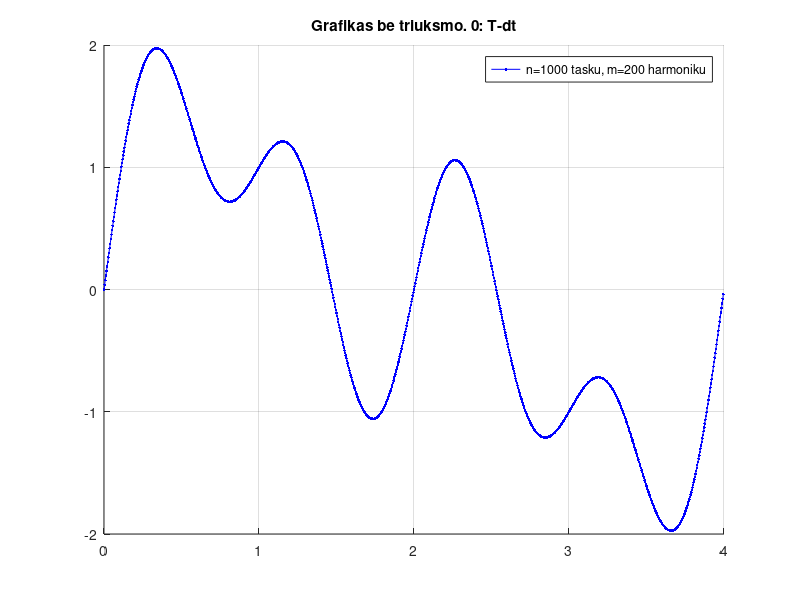
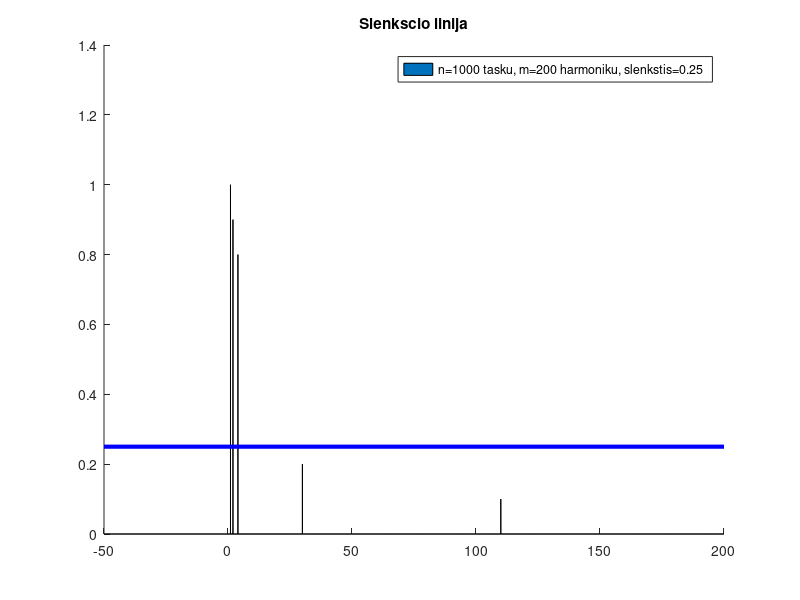
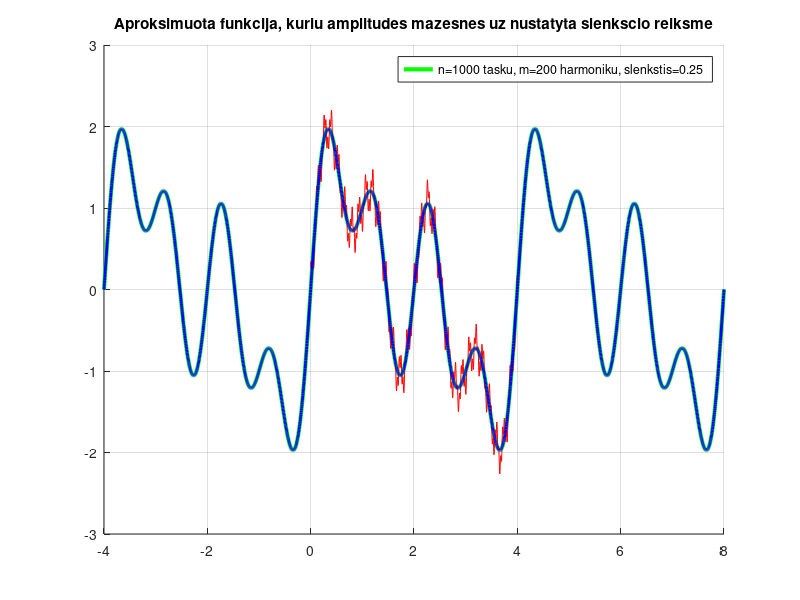
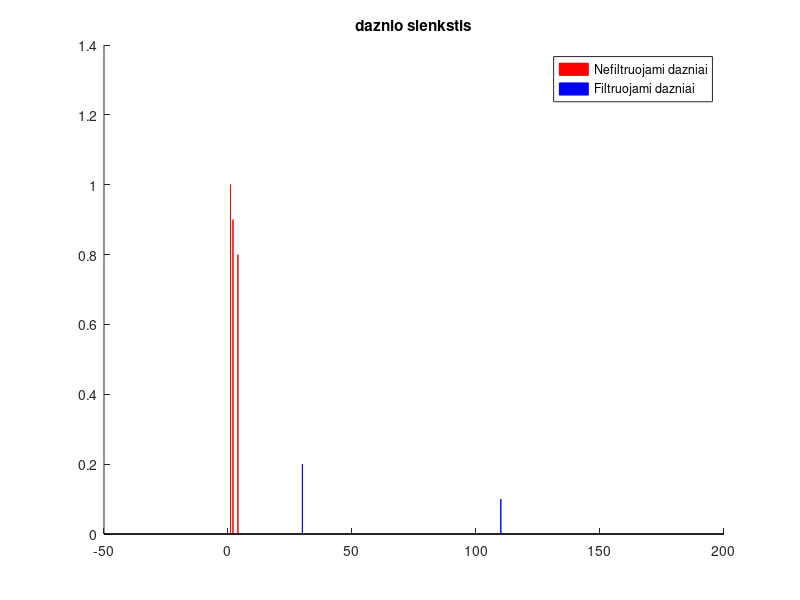

MATLAB code for these plots, in order:
function L2_1_Furje
clc,close all,clear all
n=1000; % tasku skaicius
m=200;
M=2*m-1;    % m - harmoniku skaicius,M -koeficientu skaicius
if M > n, '*********per didelis harmoniku skaicius';end
T=4;		%periodas
slenkstis=0.25 ; % harmoniku amplitudziu slenkstis triuksmu filtravimu
dt=T/n;
N=1000; % vaizdavimo tasku skaicius
dttt=T/N;

t=[0:dt:T-dt];
ttt=[-T:dttt:2*T];

fff=fnk(T,t); % apskaiciuojame ir pavaizduojame duota tasku seka 
fffg=fnk2(T,t);
fff2=fnk2(T,ttt);

    figure(1),hold on,grid on, plot(t,fffg,'b.-'); 
    title('Grafikas be triuksmo. 0: T-dt')
    legend(sprintf('n=%d tasku, m=%d harmoniku',n,m))
    
    figure(7),hold on,grid on,plot(t,fff,'b.-','MarkerSize',8);
    title('Grafikas su triuksmu. 0:T-dt')
    legend(sprintf('n=%d tasku, m=%d harmoniku',n,m))
    
ac0=dot(fff,fC(0,T,t))/n;
for i=1:m-1
    ac(i)=dot(fff,fC(i,T,t))*2/n;
    as(i)=dot(fff,fS(i,T,t))*2/n;
end

figure(2),hold on
bar(0:m-1,[ac0,sqrt(ac.^2+as.^2)],0.01)
xx=axis; 
plot([xx(1),xx(2)],slenkstis*[1 1],'b-','LineWidth',3); % braizo slenkscio linija
title('Slenkscio linija')
legend(sprintf('n=%d tasku, m=%d harmoniku, slenkstis=%g ',n,m,slenkstis))


fffz=ac0*fC(0,T,ttt)
frequencies=[1:m-1];
for i=frequencies
    if sqrt(ac(i)^2+as(i)^2) > slenkstis
        fffz=fffz+ac(i)*fC(i,T,ttt)+as(i)*fS(i,T,ttt);    
    end
end

figure(3),hold on,grid on, plot(ttt,fffz,'g-','LineWidth',3);
plot(t,fff,'r-');
plot(ttt,fff2,'b-','LineWidth',2);
title('Aproksimuota funkcija, kuriu amplitudes mazesnes uz nustatyta slenkscio reiksme')
legend(sprintf('n=%d tasku, m=%d harmoniku, slenkstis=%g ',n,m,slenkstis))
%--------------------------------------------------------------------------
Y = fft(fnk(T,t))
Pyy = sqrt(Y.* conj(Y));
filt = 20;  %daznis filtravimui
ind=Pyy<filt;
Y(ind)=0;
yt=ifft(Y);
%--------------------------------------------------------------------------
for i=1:filt
    ac_daz(i)=dot(fff,fC(i,T,t))*2/n;
    as_daz(i)=dot(fff,fS(i,T,t))*2/n;
end
for i=1:m-1-filt-1
    ac_daz1(i)=dot(fff,fC(i+1+filt,T,t))*2/n;
    as_daz1(i)=dot(fff,fS(i+1+filt,T,t))*2/n;
end

figure(5),title('daznio slenkstis'),hold on
    bar(0:filt,[ac0,sqrt(ac_daz.^2+as_daz.^2)],'FaceColor', 'r','EdgeColor','r', 'BarWidth', 0.001)
    bar(filt+1:m-1,[ac0,sqrt(ac_daz1.^2+as_daz1.^2)],'FaceColor', 'b','EdgeColor','b', 'BarWidth', 0.001)
legend('Nefiltruojami dazniai', 'Filtruojami dazniai');
%-----------------------------------------------------------------
fffz1=ac0*fC(0,T,ttt)
frequencies=[1:filt];
for i=frequencies
        fffz1=fffz1+ac(i)*fC(i,T,ttt)+as(i)*fS(i,T,ttt);    
end

figure(6),title('Funkcija, aproksimuota naudojant daznio slenksti'),hold on,grid on, plot(ttt,fffz1,'b','LineWidth',2);plot(t,fff,'g-','LineWidth',1);plot(ttt,fff2,'r-')
legend(sprintf('n=%d tasku, m=%d harmoniku, filtras=%g ',n,m,filt))

return
end

function c=fC(i,T,t), 
    if i==0,
        c=1*cos(0*t); 
    else, 
        c=cos(2*pi*i/T*t); 
    end, 
    return, 
end
function s=fS(i,T,t),
    s=sin(2*pi*i/T*t); 
    return, 
end
function rez=fnk(T,t), %su triuksmais 
    rez=sin(2*pi*t/T) + 0.9*sin(2*pi*2*t/T) + 0.8*sin(2*pi*4*t/T) + 0.1*sin(2*pi*110*t/T + pi/4) + 0.2*cos(2*pi*30*t/T); 
return, 
end
function rez=fnk2(T,t), %be triuksmu
    rez=sin(2*pi*t/T) + 0.9*sin(2*pi*2*t/T) + 0.8*sin(2*pi*4*t/T); 
    return, 
end 
